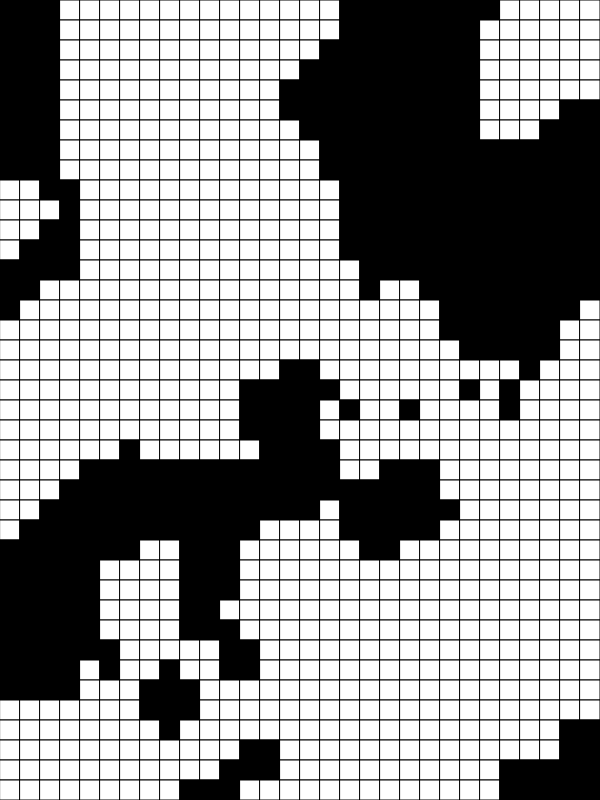
Frame 1 (no input)
Frame 2 (the mouse pressed at the canvas centre, redrawn once): identical to frame 1, image omitted

The p5.js sketch that drew this single still picture (run headless with seeded random() and noise() and a simulated clock; the mouse was pressed at the canvas centre and the sketch redrawn once):

// p5.js sketch
// ── sketch.js
//Global Variables Set Up
const CANVAS_WIDTH = 600
const CANVAS_HEIGHT = 800
const CELL_SIZE = 20
const ROW_AMOUNT = CANVAS_HEIGHT/20
const COLUMN_AMOUNT = CANVAS_WIDTH/20
const NOISE_SCALE = 0.005

//this function builds the main grid function for the whole project
//included noise based grid fill
function GridFill (x,y){
    for (let i = 0; i < COLUMN_AMOUNT; i++) {
      for (let n = 0; n < ROW_AMOUNT; n++) {
        let x = i * CELL_SIZE;
        let y = n * CELL_SIZE;
        let noiseValue = noise(x*NOISE_SCALE,y*NOISE_SCALE);
        if (noiseValue > 0.5){
            fill(0);
        }
        else {
            fill(255);
        }
        rect(x, y, CELL_SIZE, CELL_SIZE);
      }
    }
}

function setup() {
  createCanvas(CANVAS_WIDTH, CANVAS_HEIGHT);
  noLoop();
}

function draw() {
  background("#2A252C");
  noLoop();
  GridFill(0,0)
}
